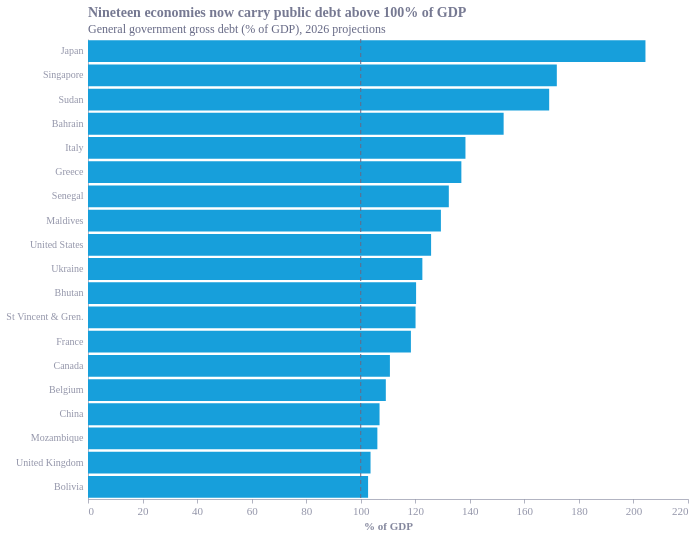

The notebook cell this image was saved under:
### Code cell
# ---- data ----
data = [
 ("Japan",204.4),("Singapore",171.9),("Sudan",169.1),("Bahrain",152.4),
 ("Italy",138.4),("Greece",136.9),("Senegal",132.3),("Maldives",129.4),
 ("United States",125.8),("Ukraine",122.6),("Bhutan",120.3),
 ("St Vincent & Gren.",120.1),("France",118.4),("Canada",110.7),
 ("Belgium",109.2),("China",106.9),("Mozambique",106.1),
 ("United Kingdom",103.6),("Bolivia",102.7),
]
df = pd.DataFrame(data, columns=["country","debt"])

# ---- enable EO theme ----
styles = EcoStyles()
styles.register_and_enable_theme()      # match however you call it in your other charts

# ---- chart ----
bars = (
    alt.Chart(df).mark_bar()
    .encode(
        y=alt.Y("country:N", sort="-x", title=None,
                axis=alt.Axis(labelLimit=200, labelFontSize=10)),
        x=alt.X("debt:Q", title="% of GDP", scale=alt.Scale(domain=[0,220]),
                axis=alt.Axis(grid=False)),
        tooltip=["country","debt"],
    )
)
rule = (alt.Chart(pd.DataFrame({"x":[100]})).mark_rule(strokeDash=[4,3]).encode(x="x:Q"))

chart = (bars + rule).properties(
    width=600, height=460,
    title=alt.Title("Nineteen economies now carry public debt above 100% of GDP",
                    subtitle="General government gross debt (% of GDP), 2026 projections"),
)

styles.save(chart, name="debt_over_100", source="IMF World Economic Outlook", svg=True)
chart

### Figure 1 — Vega-Lite specification as saved in the notebook (floating-point values rounded to 4 significant figures)
{"config": {"font": "Circular Std", "text": {"color": "#676A86", "align": "left", "baseline": "middle", "dx": 7, "dy": 0, "fontSize": 11}, "view": {"stroke": null, "continuousWidth": 400, "continuousHeight": 300, "discreteWidth": 400, "discreteHeight": 300}, "range": {"category": ["#36B7B4", "#E6224B", "#F4C245", "#0063AF", "#00A767", "#179FDB", "#EB5C2E", "#5C267B", "#122B39"], "diverging": ["#E6224B", "#E54753", "#C9C9C9", "#179FDB", "#122B39"], "heatmap": ["#C9C9C9", "#179FDB", "#0063AF", "#122B39"], "ordinal": ["#00A767", "#36B7B4", "#179FDB", "#0063AF", "#243B5A"]}, "bar": {"color": "#179fdb"}, "line": {"color": "#e6224b"}, "rule": {"color": "#676A86"}, "area": {"opacity": 0.8}, "point": {"filled": true, "size": 80, "color": "#e6224b", "opacity": 0.95}, "geoshape": {"stroke": "white", "strokeWidth": 0.3}, "rect": {"fill": "#d6d4d4", "opacity": 0.3}, "axis": {"labelColor": "#676A86", "labelFontSize": 11, "labelFont": "Circular Std", "labelOpacity": 0.7, "tickColor": "#676A86", "tickOpacity": 0.5, "domainColor": "#676A86", "domainOpacity": 0.5, "gridColor": "#676A86", "gridDash": [2, 2], "gridOpacity": 0.5, "title": null, "titleColor": "#676A86", "titleOpacity": 0.8, "tickSize": 4}, "axisXDiscrete": {"grid": false, "labelAngle": 0, "tickCount": 10, "tickOpacity": 0.5, "title": null}, "axisYDiscrete": {"ticks": false, "labelPadding": 5}, "axisXTemporal": {"grid": false, "ticks": true}, "axisXQuantitative": {"grid": true}, "axisYQuantitative": {"gridColor": "#676A86", "gridDash": [1, 5], "gridOpacity": 0.5, "ticks": false, "labelPadding": 5, "tickCount": 8, "titleAngle": 0, "titleAlign": "left", "titleBaseline": "bottom", "titleX": 0, "titleY": -5}, "title": {"color": "#676A86E6", "subtitleColor": "#676A86", "font": "Circular Std", "subtitleFont": "Circular Std", "anchor": "start", "fontSize": 14, "subtitleFontSize": 12, "subtitlePadding": 4, "offset": 0, "frame": "group"}, "legend": {"titleColor": "#122b39", "title": null, "labelColor": "#122b39", "labelFontSize": 11}}, "layer": [{"data": {"name": "data-718a26aeded0c5bff9012c5a716ac47a"}, "mark": {"type": "bar"}, "encoding": {"tooltip": [{"field": "country", "type": "nominal"}, {"field": "debt", "type": "quantitative"}], "x": {"axis": {"grid": false}, "field": "debt", "scale": {"domain": [0, 220]}, "title": "% of GDP", "type": "quantitative"}, "y": {"axis": {"labelFontSize": 10, "labelLimit": 200}, "field": "country", "sort": "-x", "title": null, "type": "nominal"}}}, {"data": {"name": "data-520e010cffa3121235c25a3a044f0b78"}, "mark": {"type": "rule", "strokeDash": [4, 3]}, "encoding": {"x": {"field": "x", "type": "quantitative"}}}], "height": 460, "title": {"text": "Nineteen economies now carry public debt above 100% of GDP", "subtitle": "General government gross debt (% of GDP), 2026 projections"}, "width": 600, "$schema": "https://vega.github.io/schema/vega-lite/v6.4.1.json", "datasets": {"data-718a26aeded0c5bff9012c5a716ac47a": [{"country": "Japan", "debt": 204.4}, {"country": "Singapore", "debt": 171.9}, {"country": "Sudan", "debt": 169.1}, {"country": "Bahrain", "debt": 152.4}, {"country": "Italy", "debt": 138.4}, {"country": "Greece", "debt": 136.9}, {"country": "Senegal", "debt": 132.3}, {"country": "Maldives", "debt": 129.4}, {"country": "United States", "debt": 125.8}, {"country": "Ukraine", "debt": 122.6}, {"country": "Bhutan", "debt": 120.3}, {"country": "St Vincent & Gren.", "debt": 120.1}, {"country": "France", "debt": 118.4}, {"country": "Canada", "debt": 110.7}, {"country": "Belgium", "debt": 109.2}, {"country": "China", "debt": 106.9}, {"country": "Mozambique", "debt": 106.1}, {"country": "United Kingdom", "debt": 103.6}, {"country": "Bolivia", "debt": 102.7}], "data-520e010cffa3121235c25a3a044f0b78": [{"x": 100}]}}
